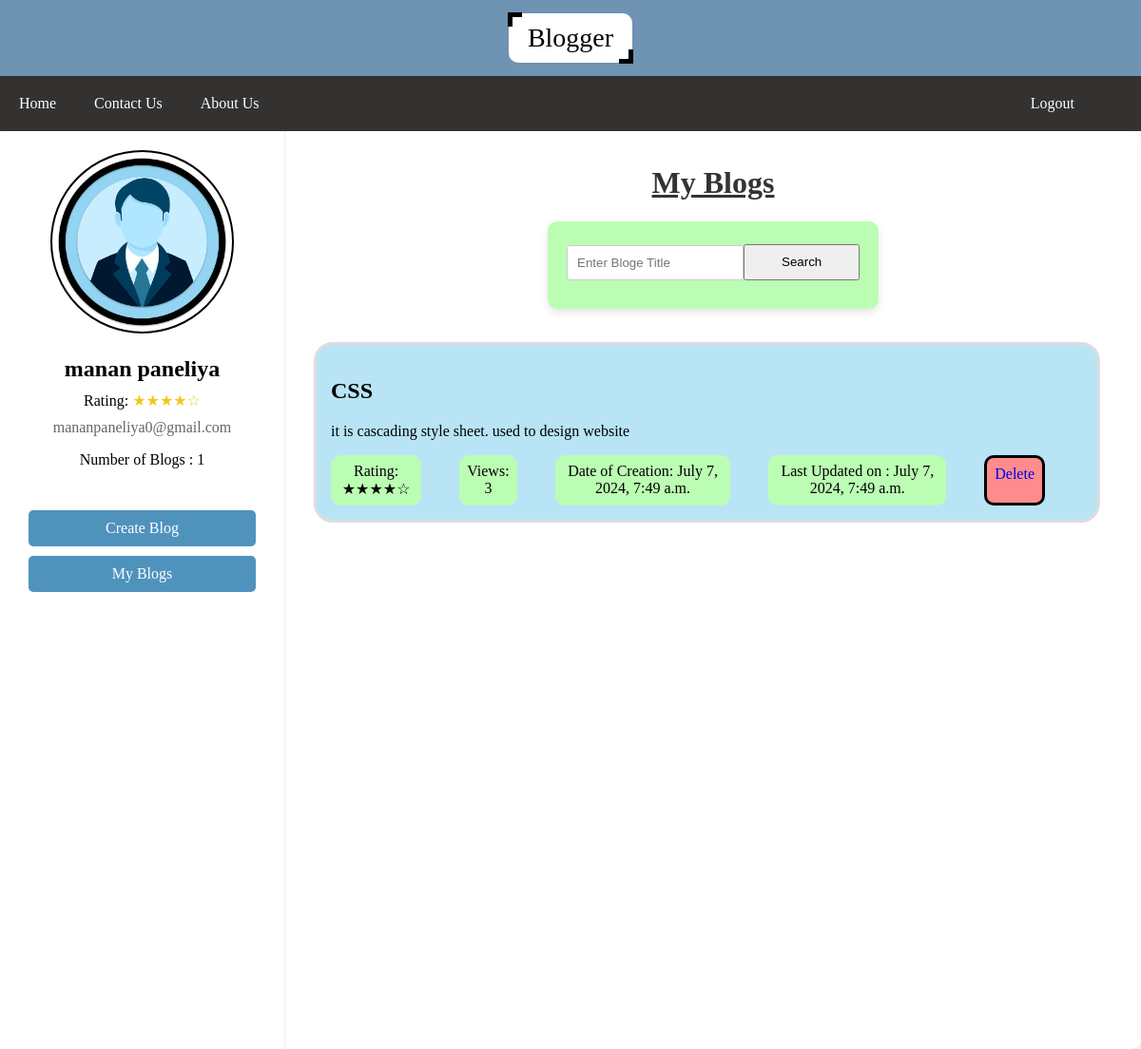
The page /myprofile/ (signed in) on the database its author committed.
### blog/models.py (models this page shows, shortened)
class Blog(models.Model):
    title = models.CharField(max_length=500)
    author = models.ForeignKey(Blogger, on_delete=models.CASCADE, related_name='blogs')
    rating = models.FloatField(default=0)
    views = models.IntegerField(default=0)
    content = models.TextField()
    created_at = models.DateTimeField(auto_now_add=True)
    viewers = models.ManyToManyField(User, related_name='viewed_blogs', blank=True)

### blog/views.py (the view)
# urls.py: path('myprofile/', views.my_profile, name = "my_profile"),
def my_profile(request):
    blogger = Blogger.objects.filter(user=request.user)
    blogger = get_object_or_404(Blogger, user=request.user)
    blogs = Blog.objects.filter(author=blogger)
    blog_count = Blog.objects.filter(author=blogger).count()
    if request.GET.get('search'):
        print(request.GET.get('search'))
        blogs= blogs.filter(title__icontains = request.GET.get('search'))
    context = {"blogger": blogger, "blogs_count":blog_count, "blogs" : blogs}
    return render(request, 'blog/myprofile.html', context)

### blog/templates/blog/myprofile.html (shortened to what this page needs)
{% extends "blog/index.html" %}
{% block body %}
{% load static %}
    <div class="blogs">
        <h1>My Blogs</h1>
        <form class="blog-search" method="GET" action="/myprofile"  >
            <div class="blog">
            <input   class="search_input" type="text" class="form-control" name="search" id="exampleFormControlInput1" placeholder="Enter Bloge Title">
            <button style="width: 200px; height: 73%; margin-top: 4px;" class="search_btn"  type="submit" >Search</button>
        </div>
          </form>
            {% for blog in blogs %}
            <div class="blog-box" onclick="location.href='/my-detailed-blog/{{blog.id}}'">
                <h2>{{ blog.title }}</h2>
                <p>{{ blog.content|truncatewords:50 }}</p>
                <div class="blog-meta">
                    <span class="blog-details" >Rating: ★★★★☆</span>
                    <span class="blog-details" >Views: {{ blog.views }}</span>
                    <span class="blog-details" >Date of Creation: {{ blog.created_at|date:"DATETIME_FORMAT" }}</span>
                    <span class="blog-details" >Last Updated on : {{ blog.created_at|date:"DATETIME_FORMAT" }}</span>
                    <a href="/delete-blog/{{blog.id}}" class="blog-details" id="blog-action" >Delete</a>
                </div>
            </div>
            {% endfor %}
    </div>
{% endblock body %}

### blog/templates/blog/index.html (shortened to what this page needs)
<!DOCTYPE html>
<html lang="en">
<head>
    {% load static %}
    <link rel="stylesheet" href="{% static 'css/index.css' %}">
    <link rel="stylesheet" href="{% static 'css/create_blog.css' %}">
    <link rel="stylesheet" href="{% static 'css/myprofile.css' %}">
</head>
<body>
    <header class="data-container" >
        <span class="btn">Blogger</span>
    </header>
    <nav>
        <a href="/">Home</a>
        <a href="#">Contact Us</a>
        <a href="#">About Us</a>
        {% if request.user.is_authenticated %}
        <a class="logout" style="float: right; margin-right: 50px;" href="/logout/">Logout</a>
        {% endif %}
    </nav>
<div class="main_body">
    <div class="container">
        <div class="profile-card">
            <a id="profile-img-a" href="">
            <img id="profile-img"  src="{% static 'images/avtar.jpg' %}" alt="" alt="Blogger Image">
        </a>
            <div class="profile-info">
                <h2 class="name">{{request.user.first_name}} {{request.user.last_name}}</h2>
                <div class="rating">
                    <span>Rating: </span>
                    <span class="stars">★★★★☆</span>
                </div>
                <p class="email">{{request.user.email}}</p>
                <p>Number of Blogs : {{blogs_count}}</p>
                <br>
                <a href="/create-blog" class="menu-btn">Create Blog</a>
                <a href="/myprofile" class="menu-btn">My Blogs</a>
            </div>
        </div>
{% block body %}{% endblock body %}
    </div>
</div>
</body>
</html>

### public/static/css/index.css (style rules this page uses)
* { box-sizing: border-box; }
.logout { float: right; }
body { margin: 0; font-family: 'Times New Roman', Times, serif; }
.data-container { background:#6f93b2; height:10vh; display:flex; justify-content:center; align-items:center; }
header { padding: 1px; background-color: rgba(20, 183, 164, 0.875); }
nav { background-color: #131010db; overflow: hidden; position: sticky; }
nav a { text-decoration: none; padding: 20px; text-align: center; float: left; color: white; }
.menu-btn { display: inline-block; padding: 10px 20px; margin: 10px; font-size: 16px; color: #fff; background-color: #007bff; border: none; border-radius: 5px; text-align: center; text-decoration: none; cursor: pointer; transition: background-color 0.3s ease; }

### public/static/css/create_blog.css (style rules this page uses)
h1 { text-align: center; color: #333; }
form { margin-top: 20px; }
input[type="text"], textarea { width: 100%; padding: 10px; margin-top: 5px; margin-bottom: 10px; border: 1px solid #ccc; border-radius: 3px; }

### public/static/css/myprofile.css (style rules this page uses)
.container { display: flex; flex-wrap: wrap; width: 100%; background-color: #fff; border-radius: 10px; box-shadow: 0 4px 8px rgba(0, 0, 0, 0.1); }
.profile-card { background-color: #fff; border-right: 1px solid #eee; width: 300px; text-align: center; }
.profile-info { padding: 20px; }
.name { font-size: 24px; margin: 0; }
.rating { margin: 10px 0; }
.stars { color: #f5c518; }
.email, .phone { color: #666; margin: 5px 0; }
.blogs { flex: 1; padding: 15px; }
.blog { background-color: #fff; border-radius: 10px; box-shadow: 0 4px 8px rgba(0, 0, 0, 0.1); padding: 20px; margin-bottom: 20px; }
h1 { text-align: center; text-decoration: underline; }

### blog/templates/blog/index.html (style rules this page uses)
.menu-btn { display: flex; justify-content: center; padding: 10px 20px; margin: 10px; font-size: 16px; color: #fff; background-color: #4f93bd; border: none; border-radius: 5px; text-align: center; text-decoration: none; cursor: pointer; transition: background-color 0.3s ease; }
#profile-img { border: 2px solid black ; height: 20%; border-radius: 1000px; padding: 0px; margin-top: 20px; }
.profile-card { position: sticky }

### blog/templates/blog/myprofile.html (style rules this page uses)
.blog-box { border: 3px solid #ddd; border-radius: 20px; background-color: rgb(184, 228, 246); padding: 15px; margin: 15px; width: 95%; box-sizing: border-box; cursor: pointer; transition: box-shadow 0.1s; }
.blog-meta { display: flex; justify-content:space-around; margin-top: 10px; }
.blog-meta span { margin-right: 40px; }
.blog-details { display: flex; text-align: center; background-color: rgb(187, 254, 179); padding: 8px; margin-right: 5%; border-radius: 10px; text-decoration: none; }
#blog-action { background-color: rgb(255, 140, 140); border: 3px solid black; }
form.blog-search { display: flex; justify-content:space-around; }
.blog { display: flex; background-color: rgb(187, 254, 179); width: 40%; }

### rows shown on the page
Blog: title "CSS", content "it is cascading style sheet. used to design website", views "3", created_at "July 7, 2024, 7:49 a.m."

### other values the page prints
{{ request.user.first_name }} "manan"
{{ request.user.last_name }} "paneliya"
{{ request.user.email }} "mananpaneliya0@gmail.com"
{{ blogs_count }} "1"
